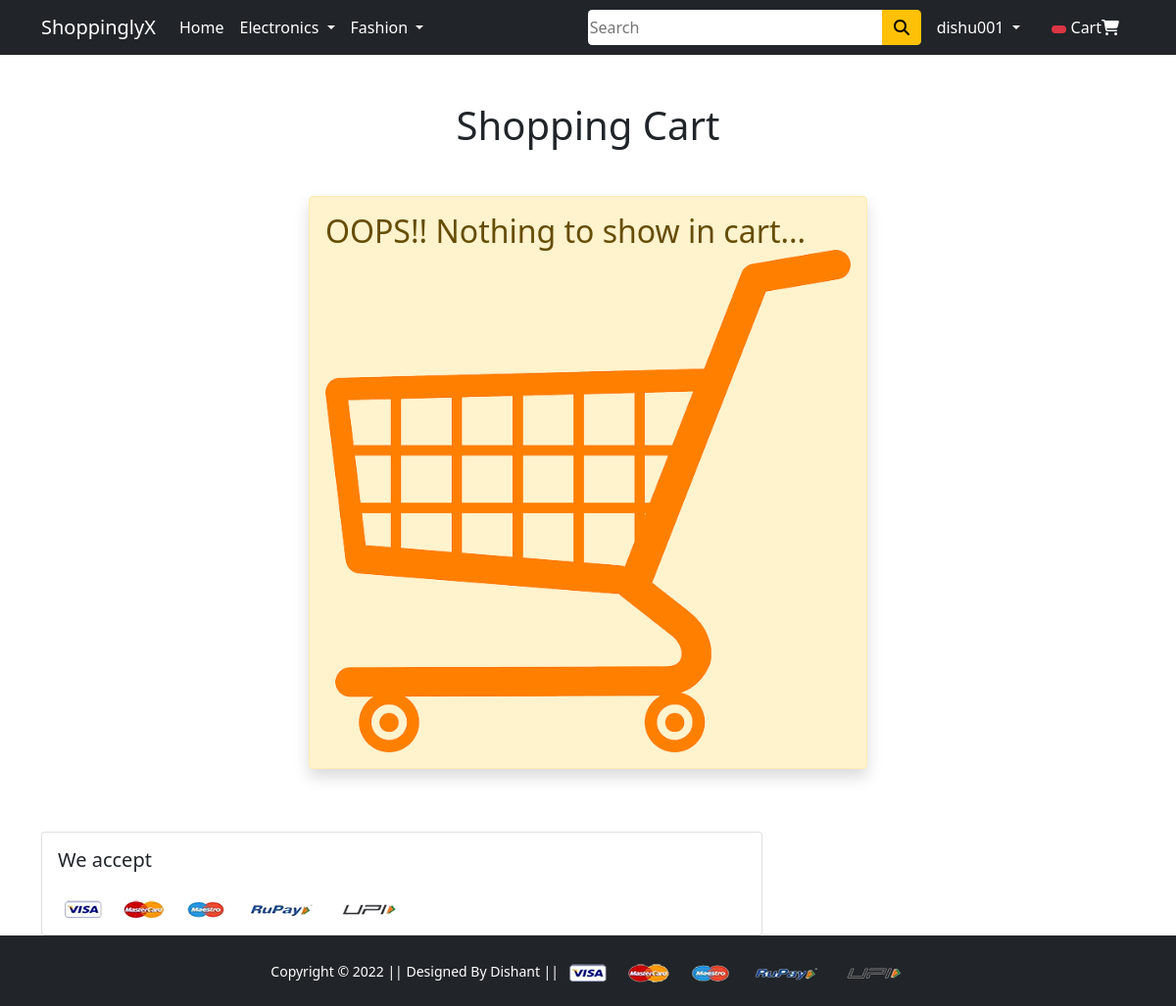
The page /cart/ (signed in) on the database as committed earlier.
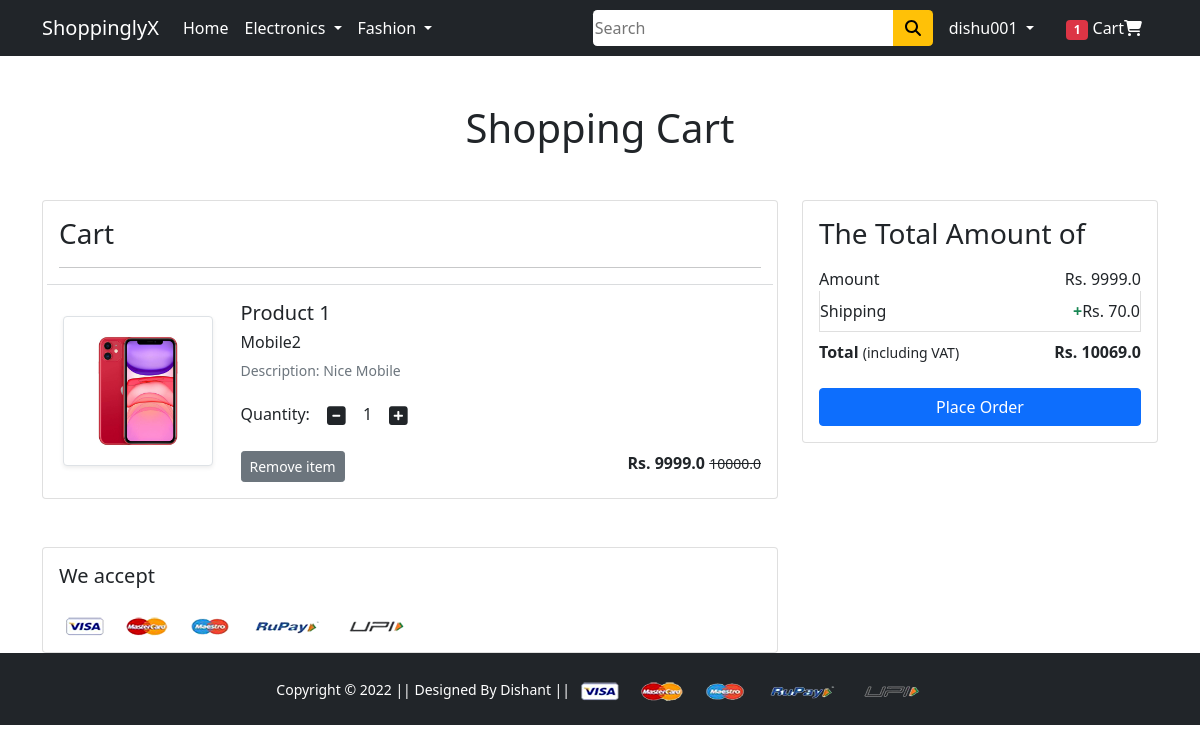
The same page on the database as committed later.
### app/models.py (models this page shows, shortened)
class Cart(models.Model):
    user = models.ForeignKey(User,on_delete=models.CASCADE)
    product = models.ForeignKey(Product,on_delete=models.CASCADE)
    quantity = models.PositiveIntegerField(default=1)

class Product(models.Model):
    title = models.CharField(max_length=100)
    selling_price = models.FloatField()
    discounted = models.FloatField()
    description = models.TextField()
    brand = models.CharField(max_length=100)
    category = models.CharField(choices=CATEGORY_CHOICES,max_length=2)
    product_image = models.ImageField(upload_to='productimg')

### app/views.py (the view)
# urls.py: path('cart/',views.show_cart,name='showcart'),
@login_required
def show_cart(request):
    if request.user.is_authenticated:
        user = request.user
        carts = Cart.objects.filter(user=user)
        amount = 0.0
        shipping_amount = 70.0
        total_amount = 0.0
        cart_product = [p for p in Cart.objects.all() if p.user==user]
        if cart_product:
            totalitems = 0
            totalitems = len(Cart.objects.filter(user=request.user))
            for p in cart_product:
                temp = (p.quantity)*(p.product.discounted)
                amount+=temp
            total_amount = amount+shipping_amount
            return render(request, 'app/addtocart.html',{'carts':carts,'amount':amount,'total_amount':total_amount,'shipping_amount':shipping_amount,"totalitems":totalitems})
        else:
            return render(request,'app/addtocart.html',{'nodata':"OOPS!! Nothing to show in cart..."})

### app/templates/app/addtocart.html
{% extends 'app/base.html' %} {% load static %} {% block title %}Cart{% endblock title %} {% block main-content %}
<div class="container my-5">
    <div class="row" style="display: flex;justify-content:center">
        <h1 class="text-center mb-5">Shopping Cart</h1>
        {% if carts %}
        <div class="col-sm-8">
            <div class="card">
                <div class="card-body">
                    <h3>Cart</h3>
                    <hr>{% for cart in carts%}
                    <div class="row" id="remove{{cart.product.id}}">
                        <hr class="text-muted">
                        <div class="col-sm-3 text-center align-self-center"><img src="{{cart.product.product_image.url}}" alt="" srcset="" class="img-fluid img-thumbnail shadow-sm" height="150" width="150"> </div>
                        <div class="col-sm-9">
                            <div>
                                <h5>Product {{forloop.counter}}</h5>
                                <h6>{{cart.product.title}}</h6>
                                <p class="mb-2 text-muted small">Description: {{cart.product.description}}</p>
                                <div class="my-3">
                                    <label for="quantity">Quantity:</label>
                                    <a class="minus-cart btn" pid="{{cart.product.id}}"><i
                                            class="fas fa-minus-square fa-lg"></i></a>
                                    <span id="quantity">{{cart.quantity}}</span>
                                    <a class="plus-cart btn" pid="{{cart.product.id}}"><i
                                            class="fas fa-plus-square fa-lg"></i></a>
                                </div>
                                <div class="d-flex justify-content-between">
                                    <a class="remove-cart btn btn-sm btn-secondary mr-3" pid="{{cart.product.id}}">Remove
                                        item </a>
                                    <p class="mb-0"><span><strong>Rs. {{cart.product.discounted}}</strong>
                                            <small
                                                class="fw-light text-decoration-line-through">{{cart.product.selling_price}}</small>
                                        </span>
                                    </p>
                                </div>
                            </div>
                        </div>
                    </div>
                    {%endfor%}
                </div>
            </div>
            {%else%}
            <div class="shadow alert alert-warning h2 col-sm-6">
                {{nodata}}
                <img src="{% static 'app/images/emptycart.png'%}" style="width:100%">
            </div>
            {%endif%}
        </div>
        {% if carts %}
        <div class="col-sm-4">
            <div class="card">
                <div class="card-body">
                    <h3>The Total Amount of</h3>
                    <ul class="list-group">
                        <li class="list-group-item d-flex justify-content-between align-items-center border-0 px-0 pb-0">
                            Amount<span>Rs. <span id="amount">{{amount}}</span></span>
                        </li>
                        <li class="list-group-item d-flex justify-content-between align-items-center px-0">
                            Shipping<span>
                                <strong class="text-success">+</strong>Rs.
                                {{shipping_amount}}</span></li>
                        <li class="list-group-item d-flex justify-content-between align-items-center border-0 px-0 mb-3">
                            <div>
                                <strong>Total</strong> <small>(including VAT)</small>
                            </div>
                            <span><strong>Rs. <span id="total-amount">{{total_amount}}</span></strong>
                            </span>
                        </li>
                    </ul>
                    <div class="d-grid">
                        <a href="{% url 'checkout' %}" class="btn btn-primary {% if carts %}{%else%}disabled{%endif%}">Place
                            Order</a>
                    </div>
                </div>
            </div>
        </div>
        {%endif%}
    </div>
</div>
<div class="container">
    <div class="row">
        <div class="col-sm-8">
            <div class="card">
                <div class="card-body">
                    <h5 class="mb-4">We accept</h5>
                    <img src="{% static 'app/images/payment.png' %}" alt="" class="img-fluid">
                </div>
            </div>
        </div>
    </div>
</div>
{% endblock main-content %}

### app/templates/app/base.html (shortened to what this page needs)
<!doctype html> {% load static %}
<html lang="en">
<head>
    <link href="https://cdn.jsdelivr.net/npm/bootstrap@5.0.0-beta1/dist/css/bootstrap.min.css" rel="stylesheet">
    <link rel="stylesheet" href="{% static 'app/css/owl.carousel.min.css' %}">
    <link rel="stylesheet" href="{% static 'app/css/all.min.css' %}">
    <link rel="stylesheet" href="{% static 'app/css/style.css' %}">
</head>
<body>
    <nav class="navbar navbar-expand-lg navbar-dark bg-dark">
        <div class="container">
            <a class="navbar-brand" href="/">ShoppinglyX</a>
            <div class="collapse navbar-collapse" id="navbarSupportedContent">
                <ul class="navbar-nav me-auto mb-2 mb-lg-0">
                    <li class="nav-item">
                        <a class="nav-link active" aria-current="page" href="/">Home</a>
                    </li>
                    <li class="nav-item dropdown">
                        <a class="nav-link dropdown-toggle text-white" href="#" id="electronicsDropdown" role="button" data-bs-toggle="dropdown" aria-expanded="false">
                            Electronics
                        </a>
                    </li>
                    <li class="nav-item dropdown">
                        <a class="nav-link dropdown-toggle text-white" href="#" id="fashionDropdown" role="button" data-bs-toggle="dropdown" aria-expanded="false">
                            Fashion
                        </a>
                    </li>
                </ul>
                <form class="d-flex">
                    <input style="outline: 0;border-radius: 0.5ex 0 0 0.5ex;border: 0;width:300px;" type="search" placeholder="Search" aria-label="Search">
                    <button class="btn btn-warning" type="submit" style="outline: 0;border-radius: 0 0.5ex 0.5ex 0;border: 0;"><i
                            class="fa fa-search"></i></button>
                </form>
                <div>
                    <ul class="navbar-nav me-auto mb-2 mb-lg-0">
                        {% if request.user.is_authenticated%}
                        <li class="nav-item dropdown mx-2">
                            <a class="nav-link dropdown-toggle text-white" href="#" id="profileDropdown" role="button" data-bs-toggle="dropdown" aria-expanded="false">
                                {{user.username}}
                            </a>
                        </li>
                        <li class="nav-item mx-2">
                            <a href="{% url 'showcart' %}" class="nav-link text-white"><span class="badge bg-danger">
                                    {{totalitems}}</span> Cart<i class="fa fa-shopping-cart"></i>
                            </a>
                        </li>
                        {%endif%}
                    </ul>
                </div>
            </div>
        </div>
    </nav>
    {% block banner_slider %} {% endblock banner_slider %} {% block livesale %} {% endblock livesale %} {% block main-content %} {% endblock main-content %}
    <footer class="container-fluid bg-dark text-center" style="padding:2%">
        <small class="text-white">Copyright &copy; 2022 || Designed By Dishant || </small>
        <img src="{% static 'app/images/payment.png' %}" alt="" srcset="" class="img-fluid" height="2px">
    </footer>
</body>
</html>

Rows that differ between the two databases and show on the page:
added Cart: product.product_image (picture), product "Mobile2", product.description "Nice Mobile", quantity "1", product.discounted "9999.0", product.selling_price "10000.0"
Other text that changed with them:
{{ totalitems }}: (not shown) → "1"
{{ amount }}: (not shown) → "9999.0"
{{ shipping_amount }}: (not shown) → "70.0"
{{ total_amount }}: (not shown) → "10069.0"
{{ nodata }}: "OOPS!! Nothing to show in cart..." → (not shown)
text now shown: "Cart The Total Amount of Amount Rs. Shipping + Rs. Total (including VAT) Rs. Place Order"
